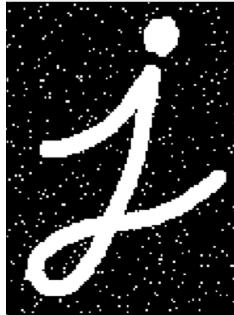
#> input picture opencv-python-学习笔记-kenny/笔记配套代码/04_cv_image-process/mydata/letterj-noisy.jpeg, 234 x 315 px
$ python pic_open-demo.py
#> lines starting #> are read from the running program, lines starting #| are printed output that depends on the picture
import cv2
import numpy as np
from matplotlib import pyplot as plt

img = cv2.imread('../mydata/letterj-noisy.jpeg', )  # 填写图片名称
#> img is the input picture: shape (315, 234, 3); min 0, max 255, mean 53.5
kernel = np.ones((5,5),np.uint8)
opened_img = cv2.morphologyEx(img,cv2.MORPH_OPEN,kernel)
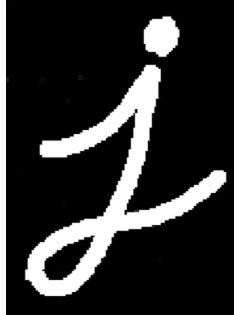
#> opened_img: shape (315, 234, 3); min 0, max 255, mean 46.2
# cv2.imshow("pic", img)
# cv2.imshow("eroded", erode_img)
plt.subplot(121),plt.imshow(img),plt.title("Original")
plt.subplot(122),plt.imshow(opened_img),plt.title("opened_img")
plt.show()
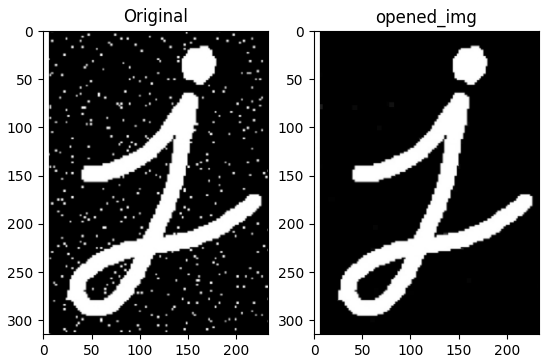
#> figure drawn by matplotlib, 2 panels

cv2.waitKey(0)
cv2.destroyAllWindows()

$ run again, with opencv-python-学习笔记-kenny/笔记配套代码/04_cv_image-process/mydata/letterj-spotted.jpeg copied over opencv-python-学习笔记-kenny/笔记配套代码/04_cv_image-process/mydata/letterj-noisy.jpeg
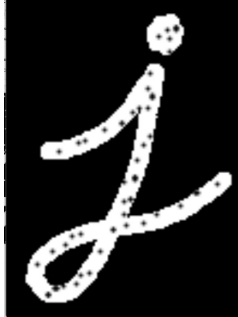
#> input picture opencv-python-学习笔记-kenny/笔记配套代码/04_cv_image-process/mydata/letterj-spotted.jpeg, 238 x 317 px
#> img is the input picture: shape (317, 238, 3); mean B, G, R 43.8, 43.8, 43.8
#> `plt.show()`:
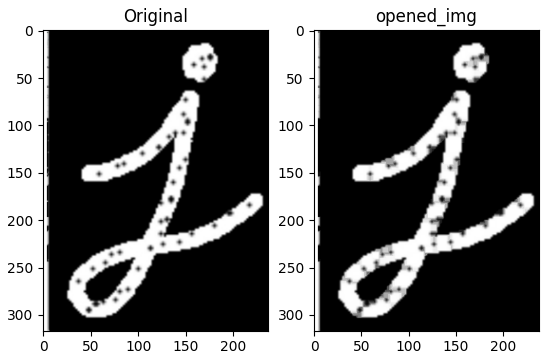
#> figure drawn by matplotlib, 2 panels; B, G, R data is drawn as R, G, B
